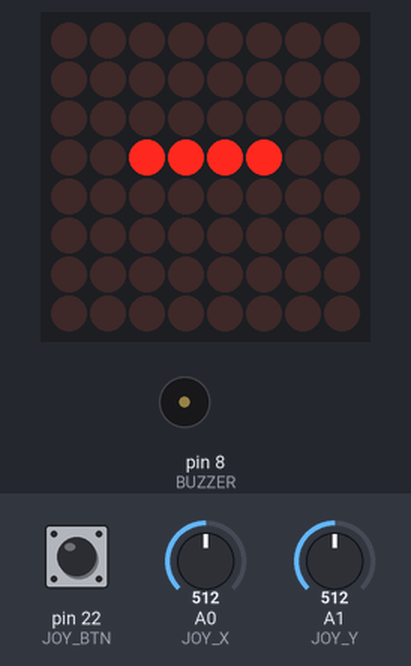
Bench run of a sketch on a simulated Arduino Mega 2560, built with avr-gcc and run on an emulated ATmega2560. On the bench: 8×8 LED matrix, buzzer (waves = sounding). The inputs (shaded band) are chosen by the test bench; at power-on: pin 22 (JOY_BTN) HIGH, A1 (JOY_Y) = 512, A0 (JOY_X) = 512. Random numbers use the default seed unless the sketch sets one.

Above: at 1.5 s.
1.6 s: pin 22 (JOY_BTN) pulled LOW for 0.15 s
2.3 s: A1 (JOY_Y) set to 591
5.3 s: A1 (JOY_Y) set to 619
At 5.72 s:
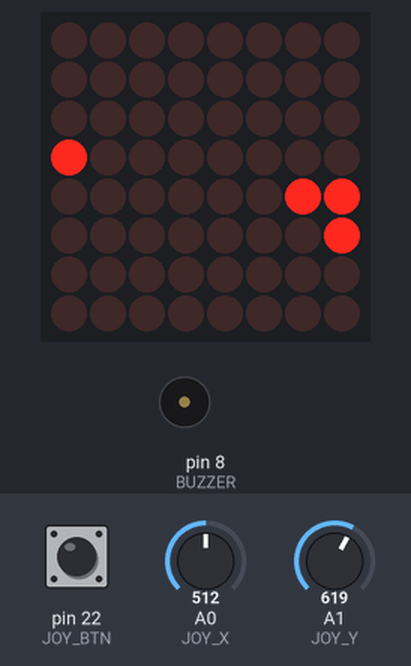
7.9 s: pin 22 (JOY_BTN) pulled LOW for 1 s
At 8.1 s:
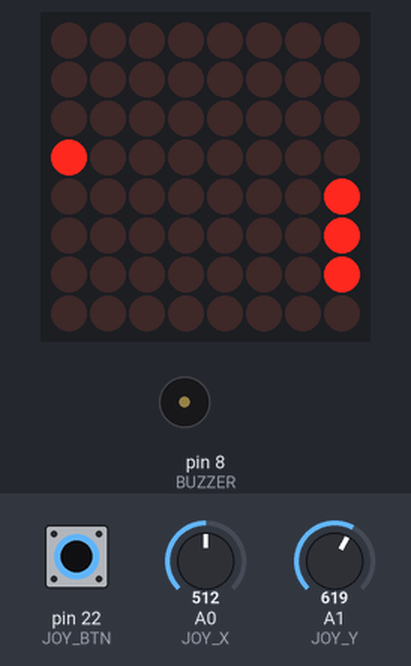
9.5 s: pin 22 (JOY_BTN) pulled LOW for 3.2 s
At 10.8 s:
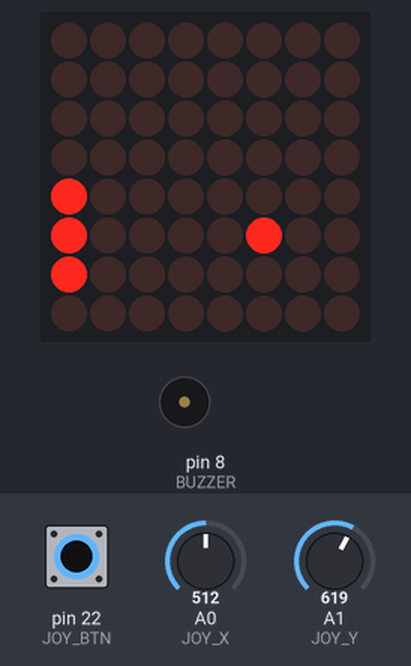
13.3 s: A0 (JOY_X) set to 610
At 14.13 s:
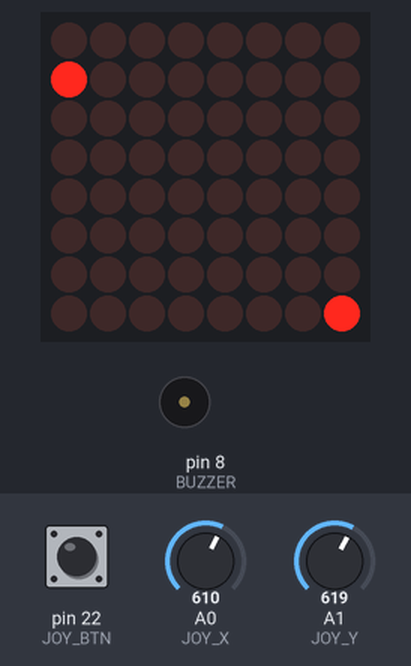
Timing chart, 0 to 16.3 s (numbered marks = the images above; inputs shaded):
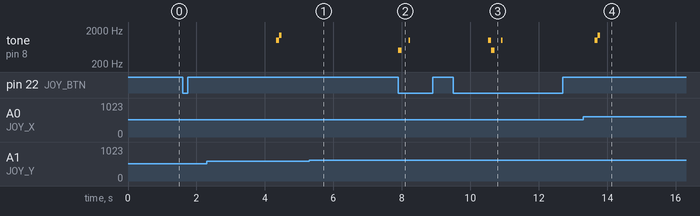

The sketch:

arduino_handheld_console.ino
```cpp
#include <LedControl.h>
#include <EEPROM.h>

LedControl lc = LedControl(51, 52, 53, 1);

// Controls
#define JOY_X A0
#define JOY_Y A1
#define JOY_BTN 22
#define BUZZER 8

// State
enum State { MENU, SNAKE, PONG, DODGE };
State currentState = MENU;

int menuIndex = 0;
unsigned long lastMoveTime = 0;
unsigned long lastUpdate = 0;
bool blinkState = false;

int score = 0;
int highScore = 0;

// ---------- FONT ----------
byte font[][5] = {
  {0x7E,0x11,0x11,0x11,0x7E},
  {0x7F,0x49,0x49,0x49,0x41},
  {0x3E,0x41,0x49,0x49,0x7A},
  {0x7F,0x08,0x14,0x22,0x41},
  {0x7F,0x02,0x04,0x02,0x7F},
  {0x7F,0x10,0x08,0x04,0x7F},
  {0x3E,0x41,0x41,0x41,0x3E},
  {0x7F,0x09,0x09,0x09,0x06},
  {0x7F,0x09,0x19,0x29,0x46},
  {0x46,0x49,0x49,0x49,0x31},
  {0x7F,0x40,0x20,0x10,0x0F}
};

// ---------- SOUND ----------
void beep(int f,int d){ tone(BUZZER,f,d); }
void clickSound(){ beep(1000,40); }
void eatSound(){ beep(1500,70); delay(70); beep(2000,70); }
void bounceSound(){ beep(800,40); }
void startSound(){ beep(1000,80); delay(80); beep(1400,80); }
void exitSound(){ beep(500,100); }
void gameOverSound(){ beep(400,200); delay(200); beep(200,300); }

// ---------- SNAKE ----------
int snakeX[64], snakeY[64];
int snakeLength, dirX, dirY, foodX, foodY;

// ---------- PONG ----------
int paddleY, ballX, ballY, ballDX, ballDY;

// ---------- DODGE ----------
int playerX;
int obstacleX[8];
int obstacleY[8];
int obstacleCount;

// ---------- SETUP ----------
void setup() {
  pinMode(JOY_BTN, INPUT_PULLUP);
  pinMode(BUZZER, OUTPUT);

  lc.shutdown(0,false);
  lc.setIntensity(0,8);
  lc.clearDisplay(0);

  randomSeed(analogRead(0));

  highScore = EEPROM.read(0);
  if(highScore > 200) highScore = 0;

  bootAnim();
}

// ---------- LOOP ----------
void loop(){
  switch(currentState){
    case MENU: runMenu(); break;
    case SNAKE: runSnake(); break;
    case PONG: runPong(); break;
    case DODGE: runDodge(); break;
  }
}

// ---------- BOOT ----------
void bootAnim(){
  for(int i=0;i<8;i++){ lc.setRow(0,i,255); delay(40); }
  lc.clearDisplay(0);
}

// ---------- SCROLL ----------
void scrollText(int letters[], int len){
  for(int s=0;s<len*6+8;s++){
    lc.clearDisplay(0);
    for(int i=0;i<len;i++){
      for(int c=0;c<5;c++){
        int x=8+(i*6+c)-s;
        if(x>=0&&x<8){
          byte col=font[letters[i]][c];
          for(int r=0;r<7;r++){
            lc.setLed(0,r,x,col&(1<<r));
          }
        }
      }
    }
    delay(60);
  }
}

// ---------- SCORE ----------
void showScore(){
  for(int i=0;i<score;i++){
    lc.clearDisplay(0);
    lc.setLed(0,3,3,true);
    delay(120);
    lc.clearDisplay(0);
    delay(120);
  }
}

void saveHighScore(){
  if(score > highScore){
    highScore = score;
    EEPROM.update(0, highScore);
  }
}

// ---------- GAME OVER ----------
void gameOverScreen(){
  gameOverSound();
  saveHighScore();

  int go[] = {2,0,4,1,6,10,1,8};
  scrollText(go,8);

  delay(200);
  showScore();

  lc.clearDisplay(0);
  for(int i=0;i<highScore && i<8;i++){
    lc.setLed(0,0,i,true);
    delay(80);
  }

  delay(400);
  currentState = MENU;
}

// ---------- MENU ----------
void runMenu(){
  int y=analogRead(JOY_Y);

  if(millis()-lastMoveTime>200){
    if(y<400){menuIndex--;clickSound();lastMoveTime=millis();}
    if(y>600){menuIndex++;clickSound();lastMoveTime=millis();}
  }

  if(menuIndex<0)menuIndex=2;
  if(menuIndex>2)menuIndex=0;

  if(digitalRead(JOY_BTN)==LOW){
    delay(200);

    if(menuIndex==0){
      int w[]={9,5,0,3,1};
      scrollText(w,5);
      startSound();
      startSnake();
    }

    if(menuIndex==1){
      int w[]={7,6,5,2};
      scrollText(w,4);
      startSound();
      startPong();
    }

    if(menuIndex==2){
      int w[]={3,6,2,2,1};
      scrollText(w,5);
      startSound();
      startDodge();
    }
  }

  blinkState=(millis()%500<250);
  drawMenu();
}

// ---------- MENU DRAW (UNCHANGED STYLE) ----------
void drawMenu(){
  lc.clearDisplay(0);

  if(menuIndex==0){
    int off=(millis()/200)%4;
    for(int i=0;i<4;i++){
      if(!blinkState&&i==3)continue;
      lc.setLed(0,3,2+((i+off)%4),true);
    }
  }
  else if(menuIndex==1){
    int b=(millis()/200)%6+1;
    for(int i=0;i<3;i++){
      if(!blinkState&&i==2)continue;
      lc.setLed(0,2+i,1,true);
    }
    lc.setLed(0,b,5,true);
  }
  else {
    // simple dodge icon (falling pixel)
    int y = (millis()/200)%8;
    lc.setLed(0,y,4,true);
  }
}

// ---------- SNAKE ----------
void startSnake(){
  currentState=SNAKE;
  score=0;

  snakeLength=3;
  snakeX[0]=3;snakeY[0]=4;
  snakeX[1]=2;snakeY[1]=4;
  snakeX[2]=1;snakeY[2]=4;

  dirX=1;dirY=0;
  spawnFood();
}

void runSnake(){
  int x=analogRead(JOY_X), y=analogRead(JOY_Y);

  if(x<400&&dirX!=1){dirX=-1;dirY=0;}
  if(x>600&&dirX!=-1){dirX=1;dirY=0;}
  if(y<400&&dirY!=1){dirX=0;dirY=-1;}
  if(y>600&&dirY!=-1){dirX=0;dirY=1;}

  if(millis()-lastUpdate>250){
    moveSnake();
    lastUpdate=millis();
  }

  drawSnake();

  if(digitalRead(JOY_BTN)==LOW){
    exitSound();
    delay(300);
    currentState=MENU;
  }
}

void moveSnake(){
  for(int i=snakeLength;i>0;i--){
    snakeX[i]=snakeX[i-1];
    snakeY[i]=snakeY[i-1];
  }

  snakeX[0]+=dirX;
  snakeY[0]+=dirY;

  if(snakeX[0]<0)snakeX[0]=7;
  if(snakeX[0]>7)snakeX[0]=0;
  if(snakeY[0]<0)snakeY[0]=7;
  if(snakeY[0]>7)snakeY[0]=0;

  if(snakeX[0]==foodX&&snakeY[0]==foodY){
    snakeLength++;
    score++;
    eatSound();
    spawnFood();
  }

  for(int i=1;i<snakeLength;i++){
    if(snakeX[0]==snakeX[i]&&snakeY[0]==snakeY[i]){
      gameOverScreen();
    }
  }
}

void spawnFood(){
  foodX=random(0,8);
  foodY=random(0,8);
}

void drawSnake(){
  lc.clearDisplay(0);
  for(int i=0;i<snakeLength;i++){
    lc.setLed(0,snakeY[i],snakeX[i],true);
  }
  lc.setLed(0,foodY,foodX,true);

  for(int i=0;i<score && i<8;i++){
    lc.setLed(0,0,i,true);
  }
}

// ---------- PONG ----------
void startPong(){
  currentState=PONG;
  score=0;

  paddleY=3;
  ballX=4;ballY=4;
  ballDX=1;ballDY=1;
}

void runPong(){
  int y=analogRead(JOY_Y);
  if(y<400)paddleY--;
  if(y>600)paddleY++;
  paddleY=constrain(paddleY,0,5);

  if(millis()-lastUpdate>200){
    ballX+=ballDX;
    ballY+=ballDY;

    if(ballY<=0||ballY>=7){
      ballDY*=-1;
      bounceSound();
    }

    if(ballX==1&&ballY>=paddleY&&ballY<=paddleY+2){
      ballDX=1;
      score++;
      bounceSound();
    }

    if(ballX<=0){
      gameOverScreen();
      return;
    }

    if(ballX>=7)ballDX=-1;

    lastUpdate=millis();
  }

  drawPong();

  if(digitalRead(JOY_BTN)==LOW){
    exitSound();
    delay(300);
    currentState=MENU;
  }
}

void drawPong(){
  lc.clearDisplay(0);

  for(int i=0;i<3;i++){
    lc.setLed(0,paddleY+i,0,true);
  }

  lc.setLed(0,ballY,ballX,true);

  for(int i=0;i<score && i<8;i++){
    lc.setLed(0,0,i,true);
  }
}

// ---------- DODGE ----------
void startDodge(){
  currentState=DODGE;
  score=0;

  playerX=3;
  obstacleCount=3;

  for(int i=0;i<obstacleCount;i++){
    obstacleX[i]=random(0,8);
    obstacleY[i]=random(-7,0);
  }
}

void runDodge(){
  int x=analogRead(JOY_X);

  if(x<400) playerX--;
  if(x>600) playerX++;

  playerX=constrain(playerX,0,7);

  if(millis()-lastUpdate>200){
    for(int i=0;i<obstacleCount;i++){
      obstacleY[i]++;

      if(obstacleY[i]>7){
        obstacleY[i]=0;
        obstacleX[i]=random(0,8);
        score++;
      }

      if(obstacleY[i]==7 && obstacleX[i]==playerX){
        gameOverScreen();
        return;
      }
    }
    lastUpdate=millis();
  }

  drawDodge();

  if(digitalRead(JOY_BTN)==LOW){
    exitSound();
    delay(300);
    currentState=MENU;
  }
}

void drawDodge(){
  lc.clearDisplay(0);

  lc.setLed(0,7,playerX,true);

  for(int i=0;i<obstacleCount;i++){
    if(obstacleY[i]>=0 && obstacleY[i]<8){
      lc.setLed(0,obstacleY[i],obstacleX[i],true);
    }
  }

  for(int i=0;i<score && i<8;i++){
    lc.setLed(0,0,i,true);
  }
}
```

Measured:
- the behaviour switches between 600 and 601 on A1 (JOY_Y) (found by bisection; images 0 and 1)
- after the input at 7.9 s, tone on pin 8 (BUZZER): silent → 500 Hz at once, → silent 0.10 s later, → 1000 Hz 0.20 s later, → silent 0.04 s later
- what the display in image 2 shows lasts 0.5 s, from 7.9 s to 8.4 s
